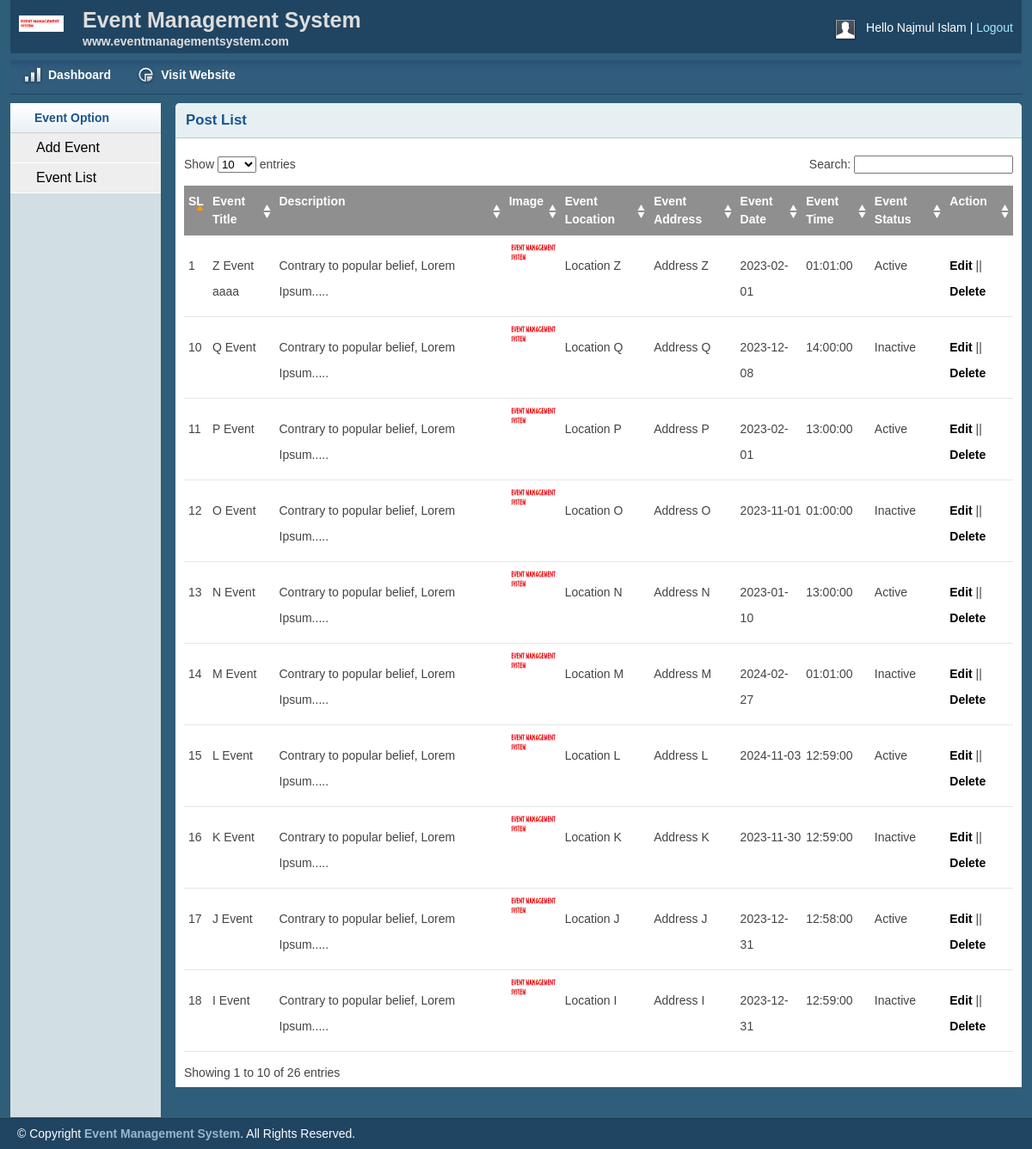
/admin/eventlist.php (signed in), run on the app's committed database.
### tables this page shows
CREATE TABLE IF NOT EXISTS `tbl_event` (
  `eventId` int NOT NULL AUTO_INCREMENT,
  `eventName` varchar(255) NOT NULL,
  `body` text NOT NULL,
  `image` varchar(255) NOT NULL,
  `address` text NOT NULL,
  `location` text NOT NULL,
  `date` date NOT NULL,
  `time` time NOT NULL,
  `type` tinyint NOT NULL,
  PRIMARY KEY (`eventId`)
);

### lib/Session.php (called while the page is built, shortened)
<?php
class Session{
 public static function get($key){
  if (isset($_SESSION[$key])) {
   return $_SESSION[$key];
  } else {
   return false;
  }
 }
}
?>

### lib/Database.php (called while the page is built, shortened)
<?php
Class Database{
 public $host   = DB_HOST;
 public $user   = DB_USER;
 public $pass   = DB_PASS;
 public $dbname = DB_NAME;
 public $link;
private function connectDB(){
 $this->link = new mysqli($this->host, $this->user, $this->pass,
  $this->dbname);
 }
public function select($query){
  $result = $this->link->query($query) or
   die($this->link->error.__LINE__);
  if($result->num_rows > 0){
    return $result;
  } else {
    return false;
  }
 }
}

### classes/Event.php (called while the page is built, shortened)
<?php
    $filepath = realpath(dirname(__FILE__));
    include_once ($filepath.'/../lib/Database.php');
    include_once ($filepath.'/../helpers/Format.php');
?>
<?php
    class Event{
        private $db;
        public function __construct() {
            $this->db = new Database();
        }
        public function getAllEvent(){
            $query  = "SELECT * FROM tbl_event ORDER BY eventId DESC";
            $result = $this->db->select($query);
            return $result;
        }
    }
?>

### helpers/Format.php (called while the page is built, shortened)
<?php
class Format{
 public function textShorten($text, $limit = 400){
  $text = $text. " ";
  $text = substr($text, 0, $limit);
  $text = substr($text, 0, strrpos($text, ' '));
  $text = $text.".....";
  return $text;
 }
}
?>

### admin/eventlist.php (the view, shortened to what this page needs)
<?php include 'inc/header.php';?>
<?php include 'inc/sidebar.php';?>
<?php include '../classes/Event.php';?>
<?php include_once '../helpers/Format.php';?>
<?php
	$ev = new Event();
	$fm = new Format();
?>
<div class="grid_10">
    <div class="box round first grid">
        <h2>Post List</h2>
        <div class="block">
            <table class="data display datatable" id="example">
			<thead>
				<tr>
					<th>SL</th>
					<th>Event Title</th>
					<th>Description</th>
					<th>Image</th>
					<th>Event Location</th>
					<th>Event Address</th>
					<th>Event Date</th>
					<th>Event Time</th>
					<th>Event Status</th>
					<th>Action</th>
				</tr>
			</thead>
			<tbody>
			<?php
					$getev = $ev->getAllEvent();
					if ($getev) {
						$i = 0;
						while ($result = $getev->fetch_assoc()) {
							$i++;
				?>
				<tr class="odd gradeX">
					<td><?php echo $i; ?></td>
					<td><?php echo $result['eventName']; ?></td>
					<td><?php echo $fm->textShorten($result['body'], 50); ?></td>
					<td><img src="<?php echo $result['image']; ?>" height="40px" width="60px"></td>
					<td><?php echo $result['location']; ?></td>
					<td><?php echo $result['address']; ?></td>
					<td><?php echo $result['date']; ?></td>
					<td><?php echo $result['time']; ?></td>
					<td>
						<?php
							if ($result['type'] == 0) {
								echo "Active";
							} else {
								echo "Inactive";
							}
						?>
					</td>
					<td><a href="eventedit.php?eventid=<?php echo $result['eventId'];?>">Edit</a> || <a onclick="return confirm('Are You Sure to delete?')" href="?delevent=<?php echo $result['eventId'];?>">Delete</a></td>
				</tr>
				<?php } } ?>
			</tbody>
		</table>
       </div>
    </div>
</div>
<?php include 'inc/footer.php';?>

### admin/inc/header.php (shortened to what this page needs)
<?php
    include '../lib/Session.php';
?>
<!DOCTYPE html>
<html>
<head>
    <link rel="stylesheet" type="text/css" href="css/reset.css" media="screen" />
    <link rel="stylesheet" type="text/css" href="css/text.css" media="screen" />
    <link rel="stylesheet" type="text/css" href="css/grid.css" media="screen" />
    <link rel="stylesheet" type="text/css" href="css/layout.css" media="screen" />
    <link rel="stylesheet" type="text/css" href="css/nav.css" media="screen" />
    <link href="css/table/demo_page.css" rel="stylesheet" type="text/css" />
</head>
<body>
    <div class="container_12">
        <div class="grid_12 header-repeat">
            <div id="branding">
                <div class="floatleft logo">
                    <img src="img/livelogo.png" alt="Logo" />
				</div>
				<div class="floatleft middle">
					<h1>Event Management System</h1>
					<p>www.eventmanagementsystem.com</p>
				</div>
                <div class="floatright">
                    <div class="floatleft">
                        <img src="img/img-profile.jpg" alt="Profile Pic" /></div>
                        <div class="floatleft marginleft10">
                        <ul class="inline-ul floatleft">
                            <li>Hello <?php echo Session::get('adminName');?></li>
                            <li><a href="?action=logout">Logout</a></li>
                        </ul>
                    </div>
                </div>
            </div>
        </div>
        <div class="grid_12">
            <ul class="nav main">
                <li class="ic-dashboard"><a href="dashboard.php"><span>Dashboard</span></a> </li>
                <li class="ic-charts"><a href="../index.php"><span>Visit Website</span></a></li>
            </ul>
        </div>

### admin/inc/sidebar.php
<div class="grid_2">
    <div class="box sidemenu">
        <div class="block" id="section-menu">
            <ul class="section menu">
                <li><a class="menuitem">Event Option</a>
                    <ul class="submenu">
                        <li><a href="eventadd.php">Add Event</a> </li>
                        <li><a href="eventlist.php">Event List</a> </li>
                    </ul>
                </li>
            </ul>
        </div>
    </div>
</div>

### admin/inc/footer.php (shortened to what this page needs)
    </div>
    <div id="site_info">
        <p>
         &copy; Copyright <a href="#">Event Management System</a>. All Rights Reserved.
        </p>
    </div>
</body>
</html>

### admin/css/layout.css (style rules this page uses)
body { background: #fff none repeat scroll 0 0; color: #444; font-size: 14px; padding: 0; }
.floatleft { float:left; }
.logo img { margin-top: -15px; width: 52px; }
.middle { margin-left: 22px; margin-top: -14px; }
.middle h1 { color:#ddd;margin:0 }
.middle p { color: #ddd; margin: 0; font-weight: bold; }
.floatright { float:right; }
.inline-ul li { display:inline; color:#fff; }
.marginleft10 { margin-left:10px; }
a { color: #000; font-weight:bold; text-decoration: none; }
.container_12, .container_16 { background:#2E5E79; }
h1, h2, h3, h4, h5, h6 { line-height:1.2em; margin-bottom:.3em; }
h2 { margin-top:1em; }
#branding { font-weight: normal; margin-bottom: 0; padding: 22px 10px 3px; text-align: left; }
.header-repeat { background:url(../img/header-repeat.jpg) repeat-x; }
#branding a { color:#A1EAFF; font-weight:normal; }
#branding a:before { content:" | "; color:#fff; }
#branding ul, #branding ul li { margin:0px; padding:0px; }
#branding li { padding:0px 0px 0px 0px !important; }
.box { background:#fff; margin-bottom:20px; padding:10px 10px 10px 10px; margin-left:-8px; }
.box.grid { padding-bottom:40px; }
.box.round { -moz-border-radius: 5px 5px 0px 0px; -webkit-border-radius: 5px 5px 0px 0px; border-radius: 5px 5px 0px 0px; }
.box h2 { font-size:1.2em; font-weight:bold; color:#1B548D; background:#E6F0F3; margin:-10px -10px 0 -10px; padding:10px 12px; border-bottom:1px solid #B3CBD6; -moz-border-radius: 5px 5px 0px 0px; -webkit-border-radius: 5px 5px 0px 0px; border-radius: 5px 5px 0px 0px; }
.box.first { min-height: 406px; }
.block { padding-top:20px; }
.box.sidemenu { background-color:#D1DEE4; border-right:1px solid #3A5665; padding:0px; margin:0px; cursor:pointer; }
.box.sidemenu .block { padding-top:0px; margin-top:0px; }
p { margin-bottom:1em; }
ul, ol { padding-top:0; }
ul.menu { list-style:none; border-top:1px solid #bbb; }
ul.menu li { margin:0; }
ul.menu li a { display:block; padding:4px 10px; border-bottom:1px solid #ccc; }
ul.menu ul { list-style:none; margin:0; }
ul.menu ul li a { padding-left:30px; }
ul.section { border-top:0; margin-bottom:0; }
ul.section li a { background:url(../img/sidemenu-repeat.jpg) repeat-x; line-height:26px; padding-left:28px; }
ul.section li li a { background:#ddd; border-bottom:1px solid #eee; }
ul.section ul li { text-transform:none; }
ul.section ul.current li a { background: #eee none repeat scroll 0 0; border-bottom: 1px solid #fff; font-size: 16px; font-weight: normal; }
ul.section li a.current { color:#1B548D; background:url(../img/sidemenu-repeat-hover.jpg) repeat-x; }
#site_info { color:#fff; background:#204562; border-top:1px solid #1d3b53; padding-left:20px; }
#site_info p { line-height:35px; margin-bottom:0px; }
#site_info a { color:#9ab6cc; }
.block { padding-bottom:1px; }
table.display { margin: 0 auto; clear: both; width: 100%; }
.sorting_asc { background: #8f8f8f url(../img/table/sort_asc.png) no-repeat center right; padding:8px 5px; text-align:left; color:#fff; }
.sorting { background:#8f8f8f url(../img/table/sort_both.png) no-repeat center right; padding:8px 5px; text-align:left; color:#fff; }
tr.odd { height: 30px; line-height: 30px; border-bottom:1px solid #e6e6e6; }
tr.even { height: 30px; line-height: 30px; border-bottom:1px solid #e6e6e6; }
tr.odd td, tr.even td { padding-left:5px; }

### data on the page
tbl_event: eventName "Z Event aaaa", body "Contrary to popular belief, Lorem Ipsum.....", image (picture), location "Location Z", address "Address Z", date "2023-02-01", time "01:01:00", type "Active"
tbl_event: eventName "Q Event", body "Contrary to popular belief, Lorem Ipsum.....", image (picture), location "Location Q", address "Address Q", date "2023-12-08", time "14:00:00", type "Inactive"
tbl_event: eventName "P Event", body "Contrary to popular belief, Lorem Ipsum.....", image (picture), location "Location P", address "Address P", date "2023-02-01", time "13:00:00", type "Active"
tbl_event: eventName "O Event", body "Contrary to popular belief, Lorem Ipsum.....", image (picture), location "Location O", address "Address O", date "2023-11-01", time "01:00:00", type "Inactive"
tbl_event: eventName "N Event", body "Contrary to popular belief, Lorem Ipsum.....", image (picture), location "Location N", address "Address N", date "2023-01-10", time "13:00:00", type "Active"
tbl_event: eventName "M Event", body "Contrary to popular belief, Lorem Ipsum.....", image (picture), location "Location M", address "Address M", date "2024-02-27", time "01:01:00", type "Inactive"
tbl_event: eventName "L Event", body "Contrary to popular belief, Lorem Ipsum.....", image (picture), location "Location L", address "Address L", date "2024-11-03", time "12:59:00", type "Active"
tbl_event: eventName "K Event", body "Contrary to popular belief, Lorem Ipsum.....", image (picture), location "Location K", address "Address K", date "2023-11-30", time "12:59:00", type "Inactive"
tbl_event: eventName "J Event", body "Contrary to popular belief, Lorem Ipsum.....", image (picture), location "Location J", address "Address J", date "2023-12-31", time "12:58:00", type "Active"
tbl_event: eventName "I Event", body "Contrary to popular belief, Lorem Ipsum.....", image (picture), location "Location I", address "Address I", date "2023-12-31", time "12:59:00", type "Inactive"

### other printed values
Session::get('adminName') "Najmul Islam"
